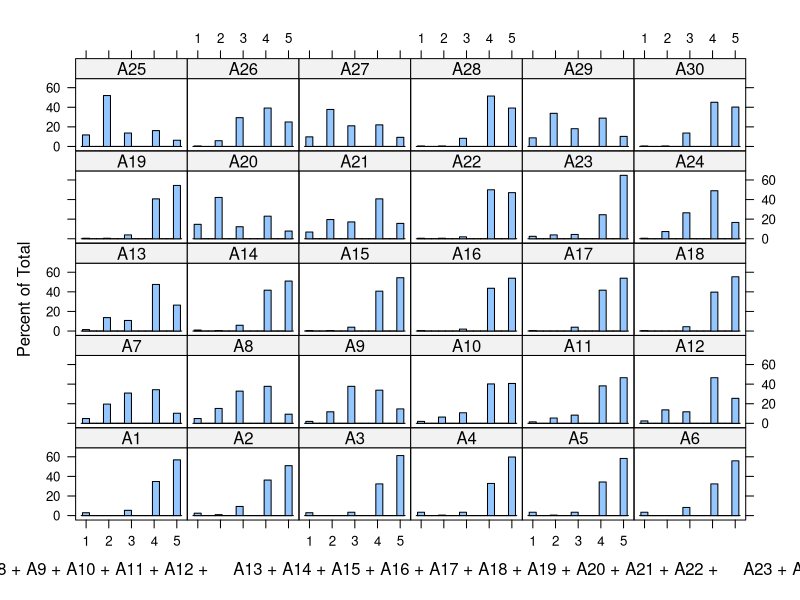
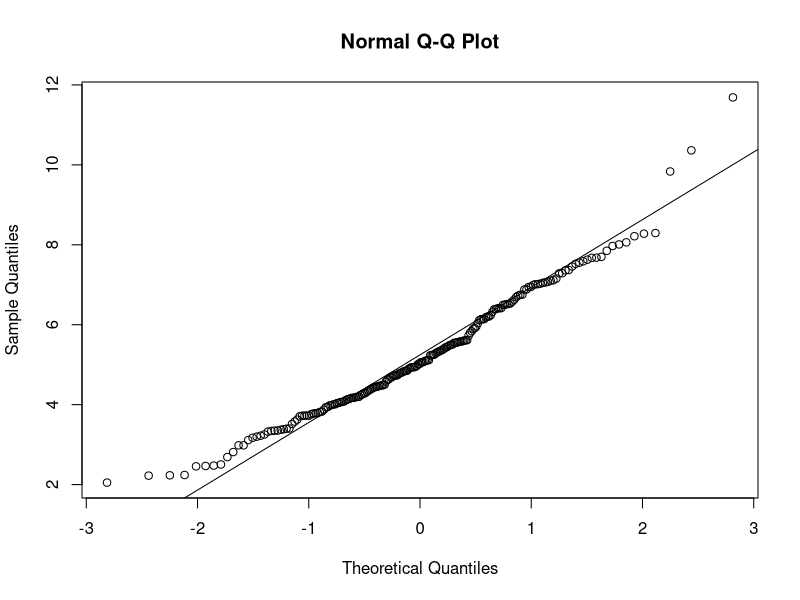
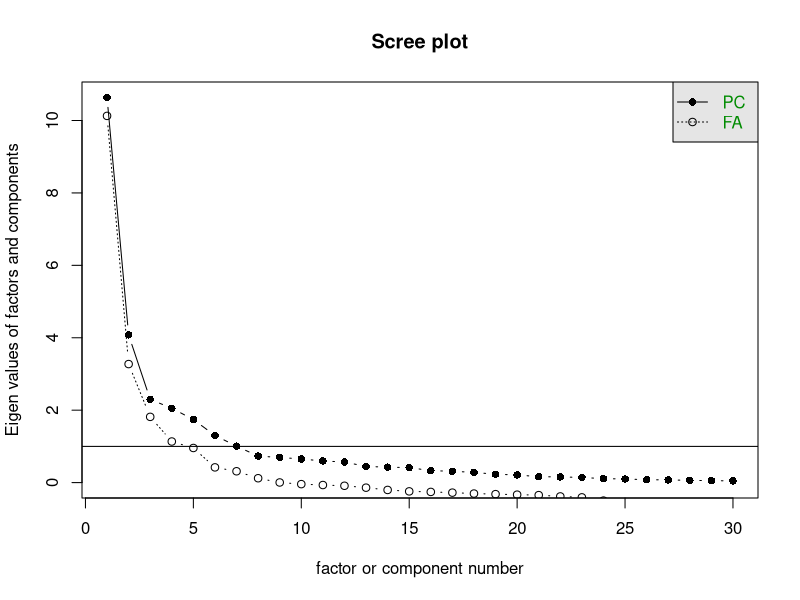
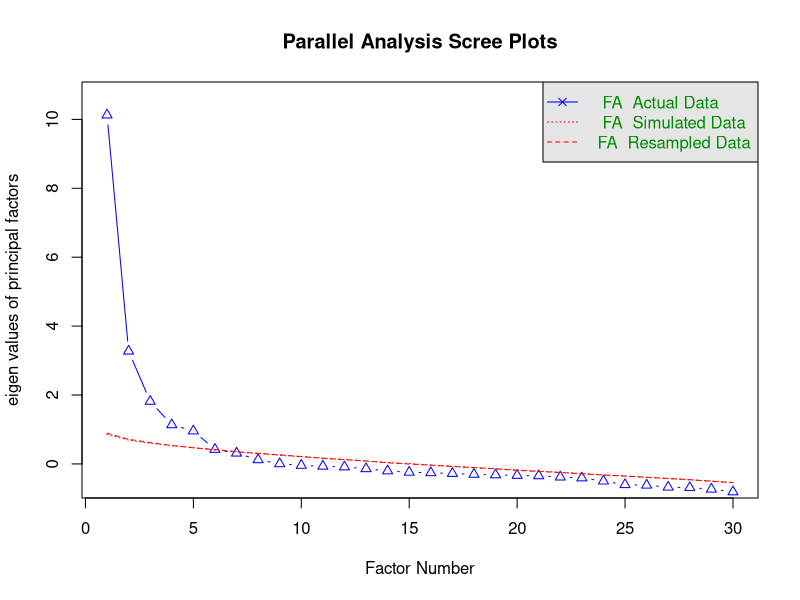
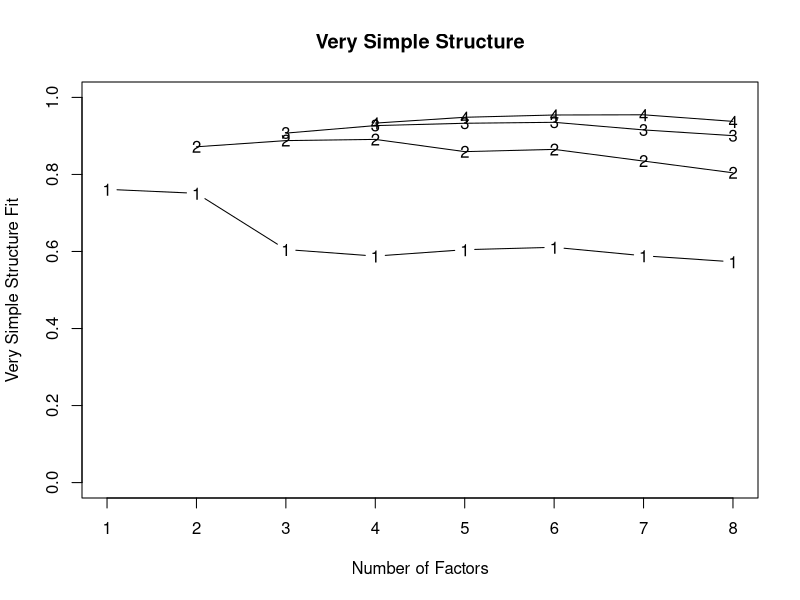

These charts were generated, in order, by the following R code:
## ---- chunk 1
library(foreign)  # for importing SPSS data
library(psych)  # for psychometrics
library(lattice)  # easy to plot multivariate plots
library(readxl)
library(dplyr)
## ---- chunk 2
data1= read_xlsx("EFA_Attitude_V1.xlsx")
## ---- chunk 3
names(data1)
## ---- chunk 4
head(data1)
## ---- chunk 5
# Define mapping functions
likert_map <- function(x) {
  recode <- c(
    "Sangat tidak setuju" = 1,
    "Tidak setuju"        = 2,
    "Tidak pasti"         = 3,
    "Setuju"              = 4,
    "Sangat setuju"       = 5
  )
  recode[match(tolower(x), tolower(names(recode)))]
}

likert_reverse <- function(x) {
  recode <- c(
    "Sangat tidak setuju" = 5,
    "Tidak setuju"        = 4,
    "Tidak pasti"         = 3,
    "Setuju"              = 2,
    "Sangat setuju"       = 1
  )
  recode[match(tolower(x), tolower(names(recode)))]
}

# List of reverse-coded items
reverse_items <- c("A7","A8","A9","A10","A11","A12","A13",
                   "A20","A21","A23","A25","A27","A29")

# Apply transformation from data1 -> data2
data2 <- data1

for (col in names(data2)) {
  if (col %in% reverse_items) {
    data2[[col]] <- likert_reverse(data2[[col]])
  } else {
    data2[[col]] <- likert_map(data2[[col]])
  }
}

# Convert all to numeric
data2 <- as.data.frame(lapply(data2, as.numeric))

## ---- chunk 6
head(data2)
## ---- chunk 7
str(data2)
## ---- chunk 8
describe(data2)
## ---- chunk 9
response.frequencies(data2)
## ---- chunk 10
cat(names(data2), sep = " + ")
## ---- chunk 11
histogram(~ A1 + A2 + A3 + A4 + A5 + A6 + A7 + A8 + A9 + A10 + A11 + A12 + A13 + A14 + A15 + A16 + A17 + A18 + A19 + A20 + A21 + A22 + A23 + A24 + A25 + A26 + A27 + A28 + A29 + A30,
          data = data2)
## ---- chunk 12
mapply(shapiro.test, data2)
## ---- chunk 13
mardia(data2)
## ---- chunk 14
KMO(data2)
## ---- chunk 15
cortest.bartlett(data2)
## ---- chunk 16
scree = scree(data2)
print(scree)
## ---- chunk 17
parallel = fa.parallel(data2, fm = "pa", fa = "fa")
## ---- chunk 18
vss(data2)
## ---- chunk 19
fa = fa(data2, nfactors = 3, fm = "pa", rotate = "oblimin")
print(fa, cut = .5, digits = 3)  # cut = .3 to view only FLs > 0.3
## ---- chunk 20
fa1 = fa(subset(data2, select = -A13), nfactors = 3, fm = "pa", rotate = "oblimin")
print(fa1, cut = .5, digits = 3)
## ---- chunk 21
fa2 = fa(subset(data2, select = -c(A13, A12)), nfactors = 3, fm = "pa", rotate = "oblimin")
print(fa2, cut = .5, digits = 3)
## ---- chunk 22
fa3 = fa(subset(data2, select = -c(A13, A12, A20)), nfactors = 3, fm = "pa", rotate = "oblimin")
print(fa3, cut = .5, digits = 3)

## ---- chunk 23
fa4 = fa(subset(data2, select = -c(A13, A12, A20,A21)), nfactors = 3, fm = "pa", rotate = "oblimin")
print(fa4, cut = .5, digits = 3)
## ---- chunk 24
fa5 = fa(subset(data2, select = -c(A13, A12, A20,A21,A23)), nfactors = 3, fm = "pa", rotate = "oblimin")
print(fa5, cut = .5, digits = 3)
## ---- chunk 25
fa6 = fa(subset(data2, select = -c(A13, A12, A20,A21,A23, A24)), nfactors = 3, fm = "pa", rotate = "oblimin")
print(fa6, cut = .5, digits = 3)
## ---- chunk 26
fa7 = fa(subset(data2, select = -c(A13, A12, A20,A21,A23, A24, A25)), nfactors = 3, fm = "pa", rotate = "oblimin")
print(fa7, cut = .5, digits = 3)
## ---- chunk 27
fa8 = fa(subset(data2, select = -c(A13, A12, A20,A21,A23, A24, A25, A26)), nfactors = 3, fm = "pa", rotate = "oblimin")
print(fa8, cut = .5, digits = 3)
## ---- chunk 28
fa9 = fa(subset(data2, select = -c(A13, A12, A20,A21,A23, A24, A25, A26, A27)), nfactors = 3, fm = "pa", rotate = "oblimin")
print(fa9, cut = .5, digits = 3)
## ---- chunk 29
fa10 = fa(subset(data2, select = -c(A13, A12, A20,A21,A23, A24, A25, A26, A27,A10)), nfactors = 3, fm = "pa", rotate = "oblimin")
print(fa10, cut = .5, digits = 3)
## ---- chunk 30
fa11 = fa(subset(data2, select = -c(A13, A12, A20,A21,A23, A24, A25, A26, A27,A10,A11)), nfactors = 3, fm = "pa", rotate = "oblimin")
print(fa11, cut = .5, digits = 3)
## ---- chunk 31
fa12 = fa(subset(data2, select = -c(A13, A12, A20,A21,A23, A24, A25, A26, A27,A10,A11,A29)), nfactors = 3, fm = "pa", rotate = "oblimin")
print(fa12, cut = .5, digits = 3)
## ---- chunk 32
fa13 = fa(subset(data2, select = -c(A13, A12, A20,A21,A23, A24, A25, A26, A27,A10,A11,A29, A30)), nfactors = 3, fm = "pa", rotate = "oblimin")
print(fa13, cut = .5, digits = 3)
## ---- chunk 33
fa14 = fa(subset(data2, select = -c(A13, A12, A20,A21,A23, A24, A25, A26, A27,A10,A11,A29, A30,A28)), nfactors = 3, fm = "pa", rotate = "oblimin")
print(fa14, cut = .5, digits = 3)
## ---- chunk 34
PA1 = c("A1","A2","A3","A4","A5","A6")
PA2 = c("A7","A8","A9")
PA3 = c("A14","A15","A16","A17","A18","A19", "A22")
## ---- chunk 35
alpha.pa1 = alpha(data2[PA1])
print(alpha.pa1, digits = 3)
## ---- chunk 36
alpha.pa2 = alpha(data2[PA2])
print(alpha.pa2, digits = 3)
## ---- chunk 37
alpha.pa3 = alpha(data2[PA3])
print(alpha.pa3, digits = 3)
